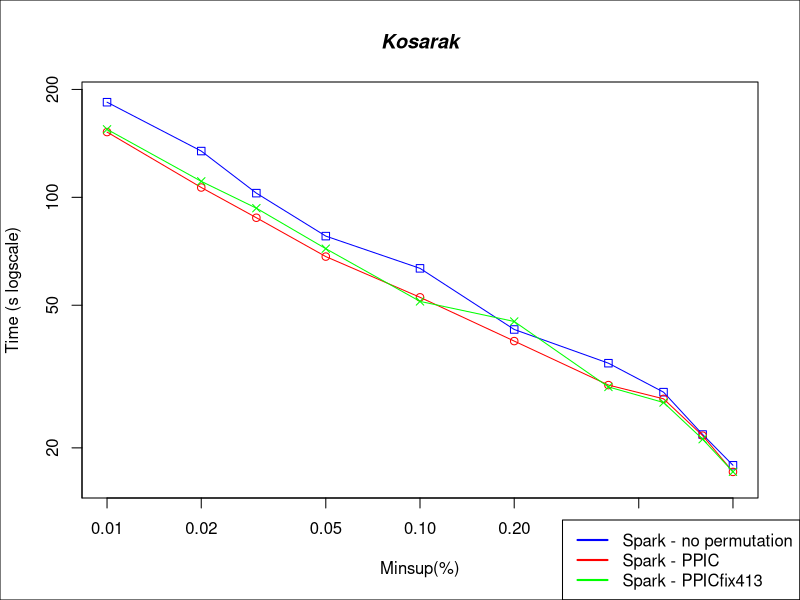

R code for this plot:

#DATA
x <- c(0.0001, 0.0002, 0.0003, 0.0005, 0.001, 0.002, 0.004, 0.006, 0.008, 0.01)*100

sparkNP <- c(184236, 134600, 102719, 77946, 63363, 42784, 34452, 28602, 21790, 17884)/1000
sparkPPIC <- c(152073, 106510, 87706, 68335, 52607, 39712, 29934, 27403, 21633, 17136)/1000
sparkPPICFix <- c(154770, 110804, 93265, 71897, 51241, 45040, 29577, 26764, 21146, 17153)/1000

#PLOT
plot(x,sparkNP, log = "xy", type="o", pch=0, xlab="Minsup(%)", ylab="Time (s logscale)", col="blue", ylim=c(16, 190))
lines(x,sparkPPIC, col="red", type="o", pch=1)
lines(x,sparkPPICFix, col="green", type="o", pch=4)

title(main="Kosarak", font.main=4)

par(fig = c(0, 1, 0, 1), oma = c(0, 0, 0, 0), mar = c(0, 0, 0, 0), new = TRUE)
plot(0, 0, type = "n", bty = "n", xaxt = "n", yaxt = "n")

#Pretty up
legend("bottomright", legend=c("Spark - no permutation", "Spark - PPIC", "Spark - PPICfix413"), lty=c(1,1),lwd=c(2,2), col=c("blue","red", "green"))
box()
